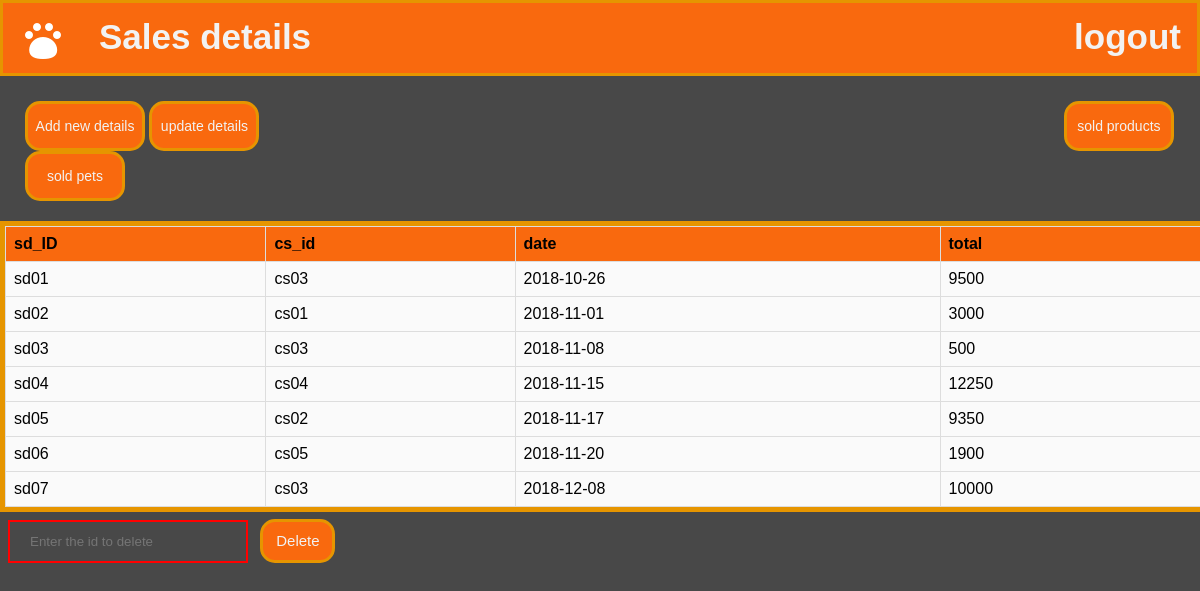
The app's page /sales.php (signed in) with its own data.
### tables this page shows
CREATE TABLE `sales_details` (
  `sd_id` varchar(9) NOT NULL,
  `cs_id` varchar(9) NOT NULL,
  `date` date NOT NULL,
  `total` int(11) NOT NULL
);

### sales.php (the view, shortened to what this page needs)
<html>
    <head>
</head>
<body>
<div class="topnav">
            <a class="active" href="home.html"><img src="ic_add_pet.png"></a>
            <a href="sales.php">Sales details</a>
            <div class="topnav-right">
              <a href="logout.php">logout</a>
            </div>
          </div>
          <div class="custombutton">
<form>
<button style=" height: 50px;width: 120px;cursor:pointer;border-radius:15px;
border: 3px solid #e69500;background-color: rgba(249, 105, 14, 1);color:#f2f2f2;font-size:14px; " formaction="salesadd.php">Add new details</button>
<button  style="height: 50px;width: 110px;cursor:pointer;border-radius:15px;
border: 3px solid #e69500;background-color: rgba(249, 105, 14, 1);color:#f2f2f2;font-size:14px;" formaction="salesupdate.php">update details</button>
<button  style="margin-left:800px; height: 50px;width: 110px;cursor:pointer;border-radius:15px;
border: 3px solid #e69500;background-color: rgba(249, 105, 14, 1);color:#f2f2f2;font-size:14px;" formaction="soldproducts.php">sold products</button>
<button  style="height: 50px;width: 100px;cursor:pointer;border-radius:15px;
border: 3px solid #e69500;background-color: rgba(249, 105, 14, 1);color:#f2f2f2;font-size:14px;" formaction="soldpets.php">sold pets</button>
</form>
</div>
<?php
$con = mysqli_connect("localhost","root","","Petshop_management");
$var=mysqli_query($con,"select * from sales_details ");
echo "<table border size=10>";
echo "<tr>
<th>sd_ID</th>
<th>cs_id</th>
<th>date</th>
<th>total</th>
</tr>";
if(mysqli_num_rows($var)>0){
    while($arr=mysqli_fetch_row($var))
    { echo "<tr>
    <td>$arr[0]</td>
    <td>$arr[1]</td>
    <td>$arr[2]</td>
    <td>$arr[3]</td>
    </tr>";}
    echo "</table>";
}
?>
<form action="deletesales.php" method="post">
<input  id="dbutton" type="text" name="t1" placeholder="Enter the id to delete" required >
<input  style="width:75px;height:44px;cursor:pointer;border-radius:15px;
border: 3px solid #e69500;background-color: rgba(249, 105, 14, 1);color:#f2f2f2;font-size:15px;"type="submit" value="Delete">
</form>
</body>
</html>

### sales.php (style rules this page uses)
body { margin: 0; font-family: Arial, Helvetica, sans-serif; background: #484848; }
.topnav { overflow: hidden; background-color: rgba(249, 105, 14, 1); height: 70px; border: 3px solid #e69500; }
.topnav a { float: left; color: #f2f2f2; text-align: center; padding: 14px 16px; text-decoration: none; font-size: 35px; font-weight: bold; }
.topnav-right { float: right; }
table { font-family: arial, sans-serif; border-collapse: collapse; outline:#e69500 solid 5px; background: #FAFAFA; width: 100%; margin:5px ; }
td, th { border: 1px solid #dddddd; text-align: left; padding: 8px; }
th { background-color:rgba(249, 105, 14, 1); }
.custombutton { margin:25px; }
input[type=text] { width: 20%; padding: 12px 20px; margin:8px ; border: 2px solid red; background:transparent; color:#000000; }

### records on screen
sales_details: sd "sd01", cs "cs03", date "2018-10-26", total "9500"
sales_details: sd "sd02", cs "cs01", date "2018-11-01", total "3000"
sales_details: sd "sd03", cs "cs03", date "2018-11-08", total "500"
sales_details: sd "sd04", cs "cs04", date "2018-11-15", total "12250"
sales_details: sd "sd05", cs "cs02", date "2018-11-17", total "9350"
sales_details: sd "sd06", cs "cs05", date "2018-11-20", total "1900"
sales_details: sd "sd07", cs "cs03", date "2018-12-08", total "10000"
